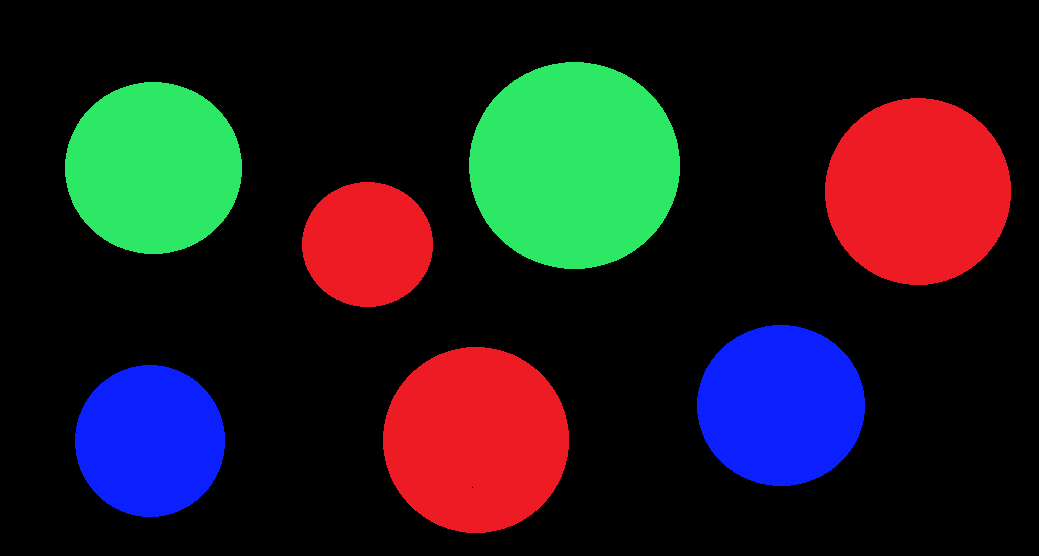
#> input picture THIRD_EYE/color.png, 1039 x 556 px, given in place of the camera
$ python third_eye_3.py
#> lines starting #> are read from the running program, lines starting #| are printed output that depends on the picture; after the words box and inside, x2 and y2 are one past the last pixel; in counts of white or black regions, pixels touching at a corner belong together; long printed decimals are rounded
#> further down, img is the input picture: shape (556, 1039, 3); mean B, G, R 31.5, 28.7, 32.9
# importing the module
import cv2
import math
import numpy as np
import time


#Variables
destination_x =0
destination_y =0
Red_Robot_x =0
Red_Robot_y =0

distance_error_factor = 50

Twist = [0, 0]

cap = cv2.VideoCapture(1)

#4 control robot (kinematics)
def control_loop():
    global Red_Robot_x
    global Red_Robot_y
    global destination_x
    global destination_y
    global distance_error_factor

    global Twist

    dist_x = destination_x - Red_Robot_x     # destination_x - Red_Robot_x
    dist_y = destination_y - Red_Robot_y     # destination_y - Red_Robot_y
    distance = math.sqrt(dist_x * dist_x + dist_y * dist_y)
    print("Distance"+str(distance))
    if distance > distance_error_factor:      # Distance_Error_control
        # position
        Twist[0] = 2*distance #param
        # orientation
        goal_theta = math.atan2(dist_y, dist_x)
        diff = goal_theta - Twist[1]        #Alert###

        if diff > math.pi:
            diff -= 2*math.pi #param
        elif diff < -math.pi:
            diff += 2*math.pi #param

        Twist[1] = 6*diff  #param
        print("..........in control loop.........")
        print(Twist) # send command now
        # serial_control(Twist)
        # success, img = vidcap.read()
        Red_Robot_x, Red_Robot_y = detect_robot()
        # cv2.imshow('in control loop', img)
        # time.sleep(0.5)

    else:
        # target reached!
        Twist[0] = 0.0
        Twist[1] = 0.0
        # self.call_catch_turtle_server(self.turtle_to_catch_.name)
        # self.turtle_to_catch_ = None


#3 detect robot
def detect_robot():
    detected_x=0
    detected_y=0

    hsvFrame = cv2.cvtColor(img, cv2.COLOR_BGR2HSV)
#> hsvFrame: shape (556, 1039, 3); mean H, S, V 35.8, 63.5, 68.2

    red_lower = np.array([0, 100, 184], np.uint8)
    red_upper = np.array([255, 255, 255], np.uint8)
    red_mask = cv2.inRange(hsvFrame, red_lower, red_upper)
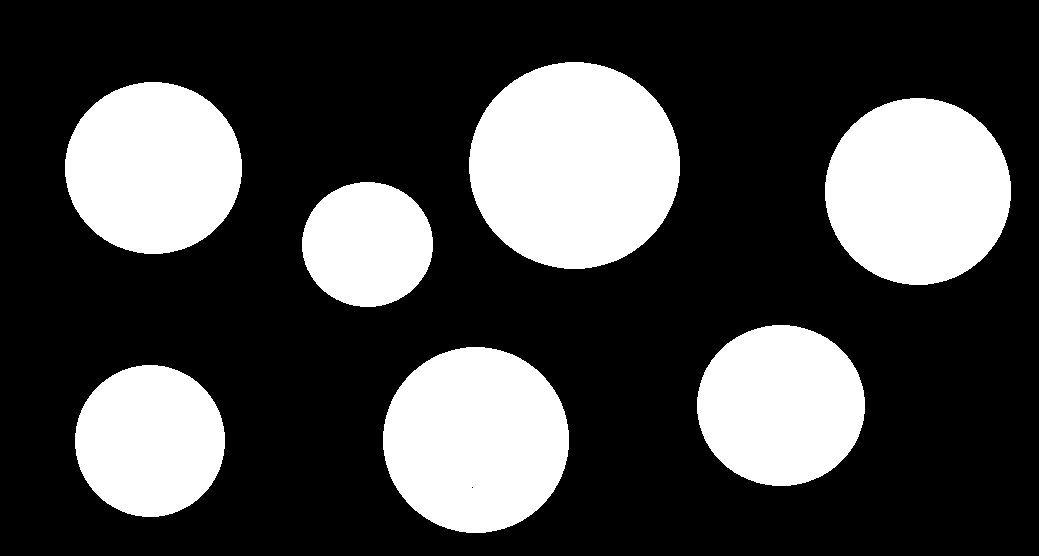
#> red_mask: shape (556, 1039); 28.5% white; 7 white regions, largest, box (x1, y1, x2, y2) and area: (469, 62, 680, 269) 34267, (825, 98, 1011, 285) 27297, (383, 347, 569, 533) 27154

    kernel = np.ones((5, 5), "uint8")

    # For red color
    red_mask = cv2.dilate(red_mask, kernel)
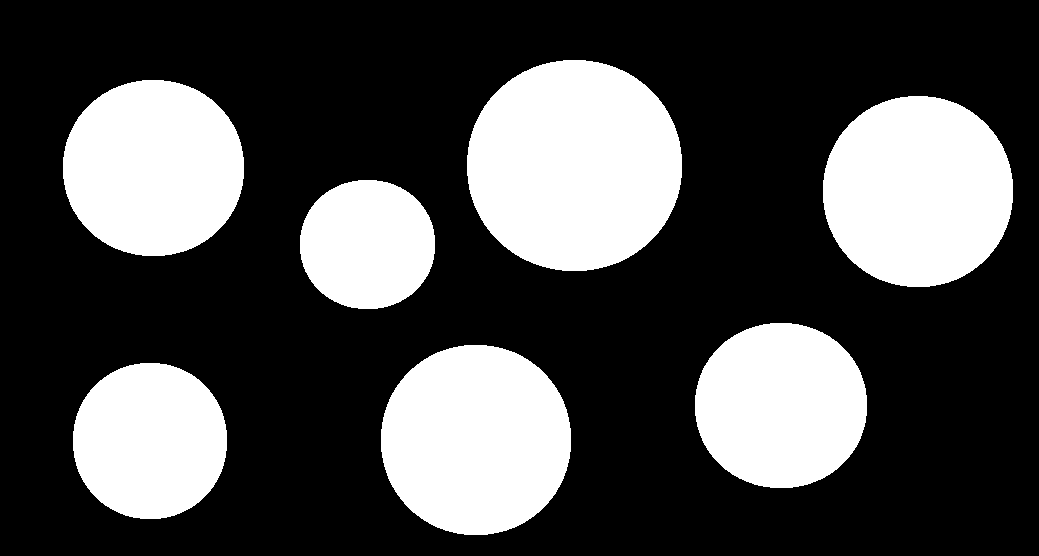
#> red_mask: shape (556, 1039); 30.2% white; 7 white regions
    res_red = cv2.bitwise_and(img, img, mask = red_mask)
    # cv2.imshow('mask', res_red)
    contours, hierarchy = cv2.findContours(red_mask, cv2.RETR_TREE, cv2.CHAIN_APPROX_SIMPLE)
#> contours = 7 contours; box (x1, y1, x2, y2) and area: (467, 60, 682, 271) 35652, (823, 96, 1013, 287) 28533, (381, 345, 571, 535) 28388, (63, 80, 244, 256) 25040, (695, 323, 867, 488) 22317, (73, 363, 227, 519) 18891, (300, 180, 435, 309) 13703

    for pic, contour in enumerate(contours):
        area = cv2.contourArea(contour)
        if(area > 3000):
            x, y, w, h = cv2.boundingRect(contour)
            cv2.putText(img, "Robot detected", (x, y), cv2.FONT_HERSHEY_SIMPLEX, 1.0, (255, 255, 0), thickness=2)

            detected_x = x+(w//2)
            detected_y = y+(h//2)
            cv2.circle(img=img, center=(detected_x, detected_y), radius=3, color=(0, 255, 0), thickness=5)
#> this loop made 7 passes
#> (area, x, y, w, h, detected_x, detected_y) on passes 1 to 7: (18891, 73, 363, 154, 156, 150, 441), (28388, 381, 345, 190, 190, 476, 440), (22317, 695, 323, 172, 165, 781, 405), (13703, 300, 180, 135, 129, 367, 244), (28533, 823, 96, 190, 191, 918, 191), (25040, 63, 80, 181, 176, 153, 168), (35652, 467, 60, 215, 211, 574, 165)
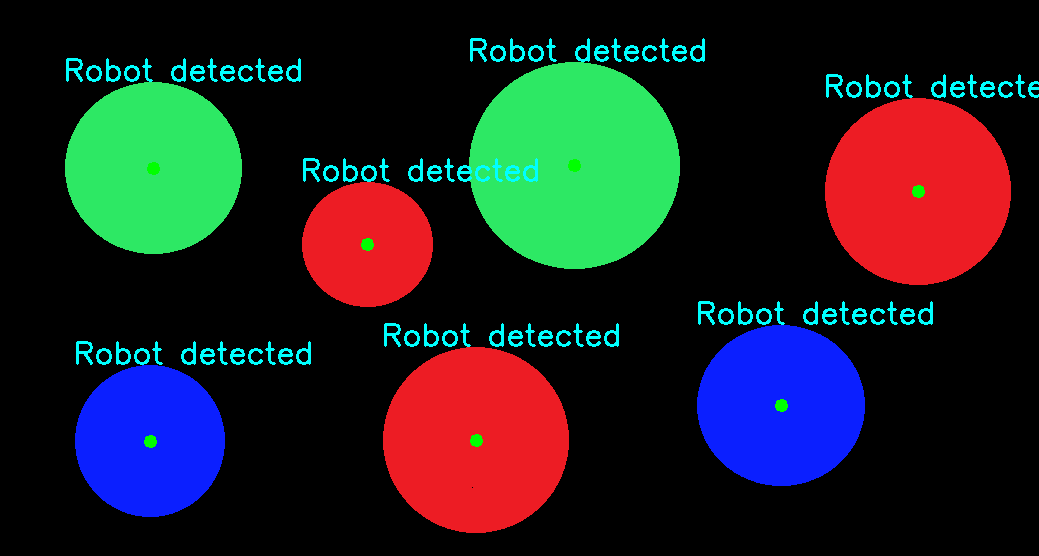
#> img: shape (556, 1039, 3); 2.27% of pixels changed, all inside (x1, y1, x2, y2) = (66, 38, 1039, 448)

    return detected_x, detected_y

#2 Update frame
def Update_frame(): # only updates static frame with destination_x, destination_y, Red_Robot_x, Red_Robot_y coordinates and path
    global Red_Robot_x
    global Red_Robot_y
    global destination_x
    global destination_y

    Red_Robot_x, Red_Robot_y = detect_robot()
#> Red_Robot_x = 574; Red_Robot_y = 165
    cv2.putText(img, str(destination_x) + ',' +str(destination_y), (destination_x,destination_y), cv2.FONT_HERSHEY_SIMPLEX, 1, (255, 0, 0), 2)
#> img: shape (556, 1039, 3); 0.01% of pixels changed, all inside (x1, y1, x2, y2) = (6, 0, 45, 6)
    start_point = (Red_Robot_x, Red_Robot_y)
#> start_point = (574, 165)
    end_point = (destination_x, destination_y)
    print("in update_frame")
    print(Red_Robot_x, ' ', Red_Robot_y)
#| 574   165
    print(destination_x, ' ', destination_y)
    color = (0, 255, 0)
    thickness = 3
    cv2.line(img, start_point, end_point, color, thickness)
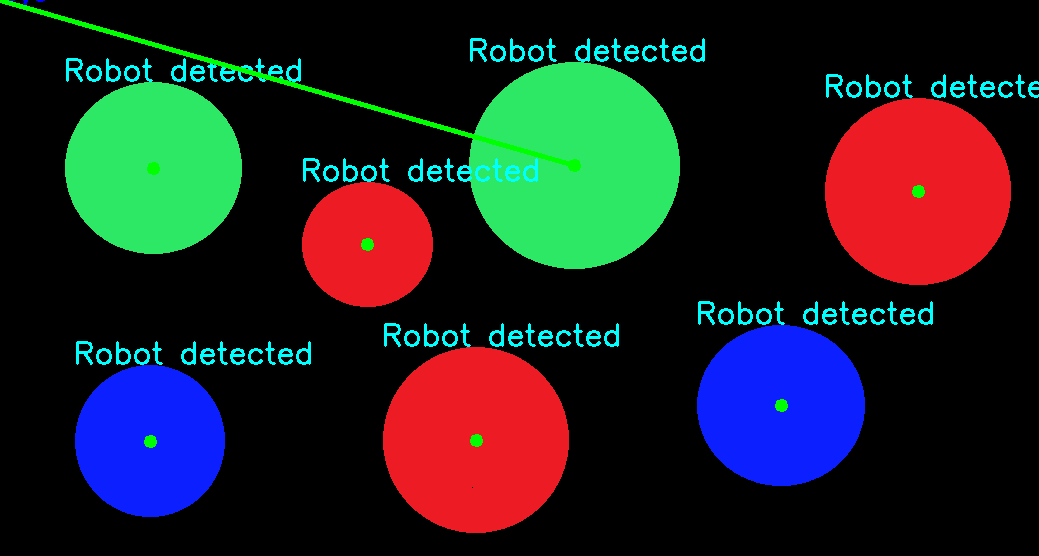
#> img: shape (556, 1039, 3); mean B, G, R 36.5, 35.2, 32.6
    # cv2.imshow('in main frame', frame)


#1 click event
def click_event(event, x, y, flags, params):
    global destination_x
    global destination_y

    if event==cv2.EVENT_RBUTTONDOWN:
        destination_x=x
        destination_y=y


# ret, frame = cap.read()
# run_once()
while True:
    ret, img = cap.read()
    # Red_Robot_x, Red_Robot_y = detect_robot()
    Update_frame()
    cv2.imshow('img', img)
    # cv2.imshow('frame', frame)
    cv2.setMouseCallback('img', click_event)
    control_loop()
#> in control_loop, `dist_x = destination_x - Red_Robot_x`: dist_x = -574
#> in control_loop, `dist_y = destination_y - Red_Robot_y`: dist_y = -165
#> in control_loop, `distance = math.sqrt(dist_x * dist_x + dist_y * dist_y)`: distance = 597.2
#| Distance597.2445060442163
#> in control_loop, `goal_theta = math.atan2(dist_y, dist_x)`: goal_theta = -2.86
#| [1194.489, -17.170]
#> in detect_robot (call 2), `hsvFrame = cv2.cvtColor(img, cv2.COLOR_BGR2HSV)`: hsvFrame: shape (556, 1039, 3); mean H, S, V 37.7, 69.8, 74.5
#> in detect_robot (call 2), `red_mask = cv2.inRange(hsvFrame, red_lower, red_upper)`:
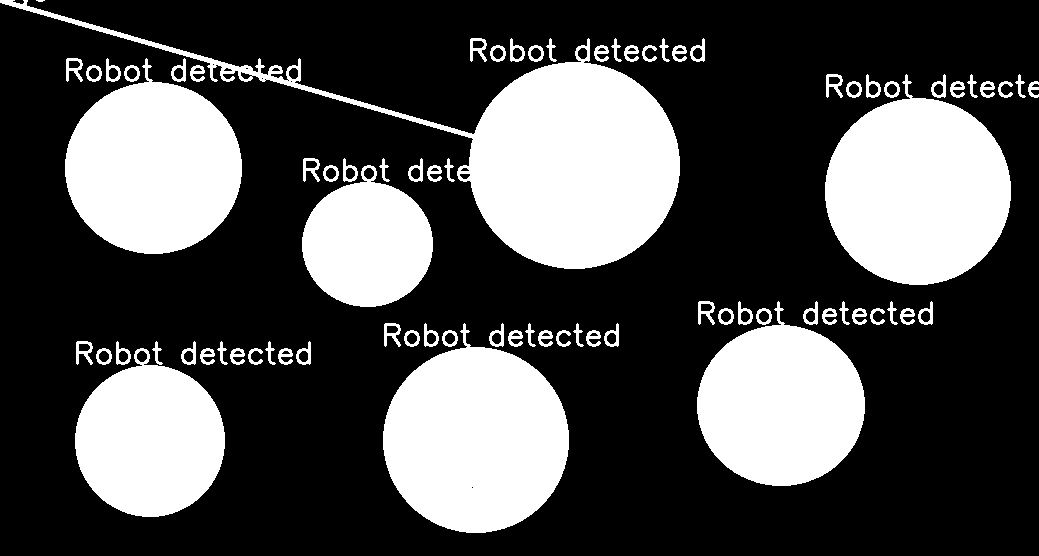
#> red_mask: shape (556, 1039); 30.9% white; 80 white regions (1 under 20 px), largest, box (x1, y1, x2, y2) and area: (0, 0, 680, 269) 37611, (825, 74, 1011, 285) 27390, (383, 323, 569, 533) 27247
#> in detect_robot (call 2), `red_mask = cv2.dilate(red_mask, kernel)`:
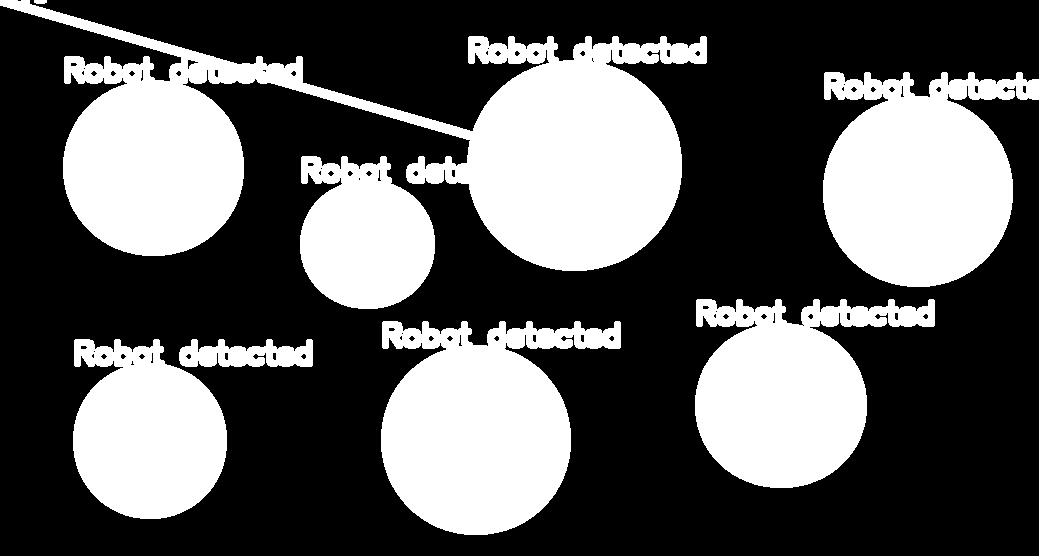
#> red_mask: shape (556, 1039); 35.9% white; 8 white regions
#> in detect_robot (call 2), `contours, hierarchy = cv2.findContours(red_mask, cv2.RETR_TREE, cv2.CH..`: contours = 87 contours, 20 with area under 20; largest, box (x1, y1, x2, y2) and area: (0, 0, 707, 271) 74257, (381, 321, 621, 535) 32692, (823, 72, 1039, 287) 32354, (695, 299, 935, 488) 26612, (73, 339, 227, 519) 20642
#> the loop in detect_robot (call 2), `for pic, contour in enumerate(contours):` made 87 passes
#> (area, x, y, w, h, detected_x, detected_y) on passes 6, 15, 27, 40, 49, 61: (20642, 73, 339, 154, 180, 150, 429), (32692, 381, 321, 240, 214, 501, 428), (26611.5, 695, 299, 240, 189, 815, 393), (15448, 300, 156, 135, 153, 367, 232), (32353.5, 823, 72, 216, 215, 931, 179), (74257, 0, 0, 707, 271, 353, 135)
#> area on passes 1, 2, 3, 4, 5, 8: 2541, 23, 23, 28.5, 28.5, 24
#> after the loop in detect_robot (call 2), `for pic, contour in enumerate(contours):`:
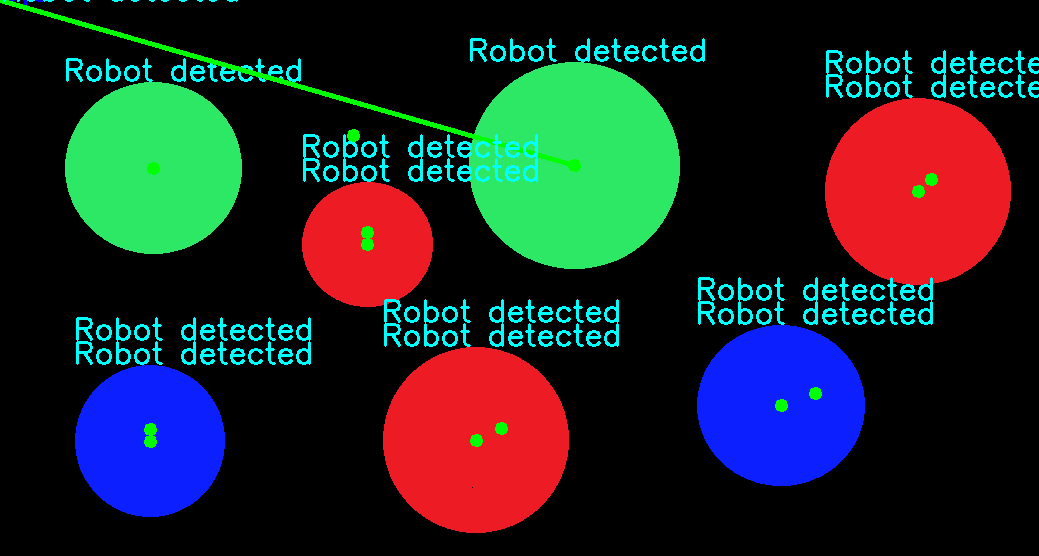
#> img: shape (556, 1039, 3); 1.66% of pixels changed, all inside (x1, y1, x2, y2) = (3, 0, 1039, 435)
#> in control_loop, `Red_Robot_x, Red_Robot_y = detect_robot()`: Red_Robot_x = 353; Red_Robot_y = 135

    if cv2.waitKey(10) & 0xFF == ord('q'):
#> (key q is pressed here)
        break

#> (the run stopped early here; a loop or call above may not have finished)
